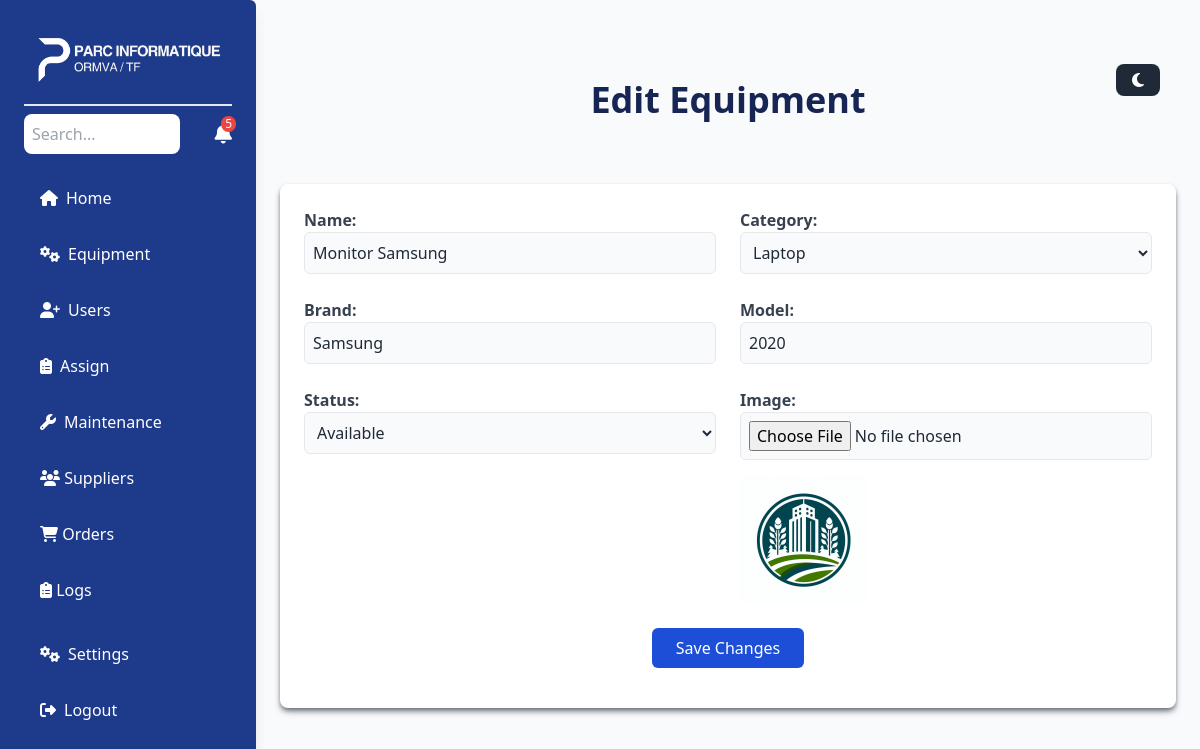
/editEquipment.php?id=2, run on the app's committed database.
### tables this page shows
CREATE TABLE `equipment` (
  `id` int(11) NOT NULL,
  `name` varchar(100) NOT NULL,
  `category` varchar(50) NOT NULL,
  `brand` varchar(50) DEFAULT NULL,
  `model` varchar(50) DEFAULT NULL,
  `serial_number` varchar(100) DEFAULT NULL,
  `status` enum('available','assigned','maintenance','retired') DEFAULT 'available',
  `purchase_date` date DEFAULT NULL,
  `supplier_id` int(11) DEFAULT NULL,
  `created_at` timestamp NOT NULL DEFAULT current_timestamp(),
  `equipment_image` varchar(255) NOT NULL
);

### editEquipment.php (the view, shortened to what this page needs)
<?php
require 'config.php';
if (isset($_GET['id'])) {
    $equipmentId = $_GET['id'];
    $query = "SELECT * FROM equipment WHERE id = :id";
    $stmt = $pdo->prepare($query);
    $stmt->execute(['id' => $equipmentId]);
    $equipment = $stmt->fetch(PDO::FETCH_ASSOC);
}
?>
<!DOCTYPE html>
<html lang="en">
<head>
    <script src="https://cdn.tailwindcss.com"></script>
</head>
<body class="bg-gray-50 text-gray-800">
<div id="sidebar" class="md:flex hidden w-64 bg-blue-900 rounded-r-md scroll-m-10 text-white p-6 fixed top-0 left-0 h-full shadow-lg transform -translate-x-full md:translate-x-0 transition-transform duration-300 overflow-y-auto custom-scrollbar">
    <div class="space-y-6 w-full">
        <div class="logo w-full border-b-2 -mt-10 mx-auto sticky -top-6 bg-blue-900 z-10 ">
            <img src="assets/logo.png" alt="" class="w-48 -mb-4 mx-auto">
        </div>
        <div class="flex justify-between items-center">
            <input type="text" placeholder="Search..." class="w-3/4 p-2 text-black rounded-lg focus:outline-none focus:ring-2 focus:ring-blue-500" aria-label="Search">
            <button class="relative text-xl" aria-label="Notifications">
                <i class="fas fa-bell"></i>
                <span class="absolute top-0 -mt-2 -mr-1 right-0 bg-red-500 text-white text-xs px-1 rounded-full">5</span>
            </button>
        </div>
        <div class="space-y-4 mt-6">
            <a href="index.php" class="flex items-center space-x-2 hover:bg-blue-700 px-4 py-2 rounded-lg">
                <i class="fas fa-home"></i>
                <span>Home</span>
            </a>
            <a href="equipment.php" class="flex items-center space-x-2 hover:bg-blue-700 px-4 py-2 rounded-lg">
                <i class="fas fa-cogs"></i>
                <span>Equipment</span>
            </a>
            <a href="addUser.php" class="flex items-center space-x-2 hover:bg-blue-700 px-4 py-2 rounded-lg">
                <i class="fas fa-user-plus"></i>
                <span>Users</span>
            </a>
            <a href="assign.php" class="flex items-center space-x-2 hover:bg-blue-700 px-4 py-2 rounded-lg">
                <i class="fas fa-clipboard-list"></i>
                <span>Assign</span>
            </a>
            <a href="maintenance.php" class="flex items-center space-x-2 hover:bg-blue-700 px-4 py-2 rounded-lg">
                <i class="fas fa-wrench"></i>
                <span>Maintenance</span>
            </a>
            <a href="suppliers.php" class="block py-2 px-4 hover:bg-blue-700">
                <i class="fas fa-users"></i>
                <span>Suppliers</span>
            </a>
                <a href="orders.php" class="block py-2 px-4 hover:bg-blue-700">
                    <i class="fas fa-shopping-cart"></i>
                    <span>Orders</span>
                </a>
                <a href="logs.php" class="block py-2 px-4 hover:bg-blue-700">
                    <i class="fas fa-clipboard-list"></i>
                    <span>Logs</span>
                </a>
        </div>
        <div class="mt-8 space-y-4">
            <a href="settings.html" class="flex items-center space-x-2 hover:bg-blue-700 px-4 py-2 rounded-lg">
                <i class="fas fa-cogs"></i>
                <span>Settings</span>
            </a>
<a href="#" id="logoutBtn" class="flex mb-4 items-center space-x-2 hover:bg-blue-700 px-4 py-2 rounded-lg">
    <i class="fas fa-sign-out-alt"></i>
    <span>Logout</span>
</a>
        </div>
    </div>
</div>
    <div class="p-6 fixed top-4 mt-6 right-4 z-50">
        <button id="darkModeToggle" class="bg-gray-800 text-white px-4 py-2 rounded-lg flex items-center hover:bg-gray-600 transition-colors duration-300">
            <i id="darkModeIcon" class="fas fa-moon"></i>
        </button>
    </div>
    <div class="ml-64 p-6 mb-20 mt-8">
        <h2 class="text-4xl font-bold text-center mb-16 text-blue-950">Edit Equipment</h2>
        <div class="bg-white p-6 rounded-lg shadow-md shadow-gray-500">
            <form method="POST" enctype="multipart/form-data" class="grid md:grid-cols-2 gap-6">
                <div>
                    <label for="name" class="block text-gray-700 font-semibold">Name:</label>
                    <input type="text" id="name" name="name" value="<?= htmlspecialchars($equipment['name']) ?>" class="w-full bg-gray-50 p-2 border rounded-md focus:ring-2 focus:ring-blue-600" required>
                </div>
                <div>
                    <label for="category" class="block text-gray-700 font-semibold">Category:</label>
                    <select id="category" name="category" class="w-full bg-gray-50 p-2 border rounded-md focus:ring-2 focus:ring-blue-600" required>
                        <option value="Laptop" <?= $equipment['category'] == 'Laptop' ? 'selected' : '' ?>>Laptop</option>
                    </select>
                </div>
                <div>
                    <label for="brand" class="block text-gray-700 font-semibold">Brand:</label>
                    <input type="text" id="brand" name="brand" value="<?= htmlspecialchars($equipment['brand']) ?>" class="w-full bg-gray-50 p-2 border rounded-md focus:ring-2 focus:ring-blue-600" required>
                </div>
                <div>
                    <label for="model" class="block text-gray-700 font-semibold">Model:</label>
                    <input type="text" id="model" name="model" value="<?= htmlspecialchars($equipment['model']) ?>" class="w-full bg-gray-50 p-2 border rounded-md focus:ring-2 focus:ring-blue-600" required>
                </div>
                <div>
                    <label for="status" class="block text-gray-700 font-semibold">Status:</label>
                    <select id="status" name="status" class="w-full bg-gray-50 p-2 border rounded-md focus:ring-2 focus:ring-blue-600" required>
                        <option value="Available" <?= $equipment['status'] == 'Available' ? 'selected' : '' ?>>Available</option>
                    </select>
                </div>
                <div>
                    <label for="equipment_image" class="block text-gray-700 font-semibold">Image:</label>
                    <input type="file" id="equipment_image" name="equipment_image" class="w-full bg-gray-50 p-2 border rounded-md focus:ring-2 focus:ring-blue-600">
                    <img id="imagePreview" src="<?= htmlspecialchars($equipment['equipment_image']) ?>" alt="Equipment Image" class="mt-4 w-32 h-32 object-cover rounded-md">
                </div>
                <div class="md:col-span-2 text-center">
                    <button type="submit" class="bg-blue-700 text-white px-6 py-2 rounded-md hover:bg-blue-800 transition">Save Changes</button>
                </div>
            </form>
        </div>
    </div>
</body>
</html>

### data on the page
equipment: name "Monitor Samsung", category "Laptop", brand "Samsung", model "2020", equipment_image (picture)
